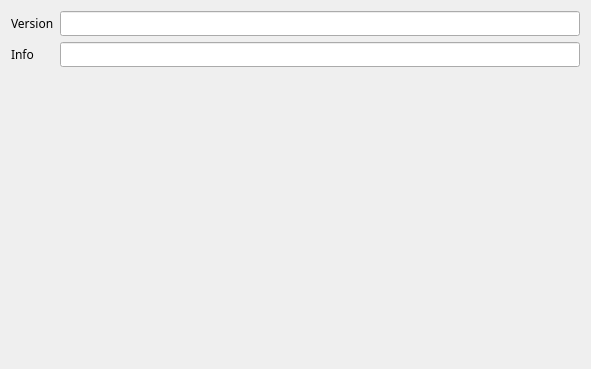
<?xml version="1.0" encoding="UTF-8"?>
<ui version="4.0">
 <class>VSCVersion</class>
 <widget class="QWidget" name="VSCVersion">
  <property name="geometry">
   <rect>
    <x>0</x>
    <y>0</y>
    <width>591</width>
    <height>369</height>
   </rect>
  </property>
  <property name="font">
   <font>
    <family>나눔스퀘어_ac</family>
   </font>
  </property>
  <property name="windowTitle">
   <string>Master Hard Disk Selecting</string>
  </property>
  <property name="windowIcon">
   <iconset>
    <normaloff>:/logo/resources/vscsmall.jpg</normaloff>:/logo/resources/vscsmall.jpg</iconset>
  </property>
  <layout class="QVBoxLayout" name="verticalLayout">
   <item>
    <layout class="QGridLayout" name="gridLayout">
     <item row="0" column="1">
      <widget class="QLineEdit" name="ver">
       <property name="readOnly">
        <bool>true</bool>
       </property>
      </widget>
     </item>
     <item row="0" column="0">
      <widget class="QLabel" name="label">
       <property name="text">
        <string>Version</string>
       </property>
      </widget>
     </item>
     <item row="1" column="0">
      <widget class="QLabel" name="label_2">
       <property name="text">
        <string>Info</string>
       </property>
      </widget>
     </item>
     <item row="1" column="1">
      <widget class="QLineEdit" name="info">
       <property name="maximumSize">
        <size>
         <width>16777215</width>
         <height>16777215</height>
        </size>
       </property>
       <property name="readOnly">
        <bool>true</bool>
       </property>
      </widget>
     </item>
    </layout>
   </item>
   <item>
    <spacer name="verticalSpacer">
     <property name="orientation">
      <enum>Qt::Vertical</enum>
     </property>
     <property name="sizeHint" stdset="0">
      <size>
       <width>20</width>
       <height>40</height>
      </size>
     </property>
    </spacer>
   </item>
  </layout>
 </widget>
 <resources>
  <include location="../main/vscmainwindows.qrc"/>
 </resources>
 <connections/>
</ui>
